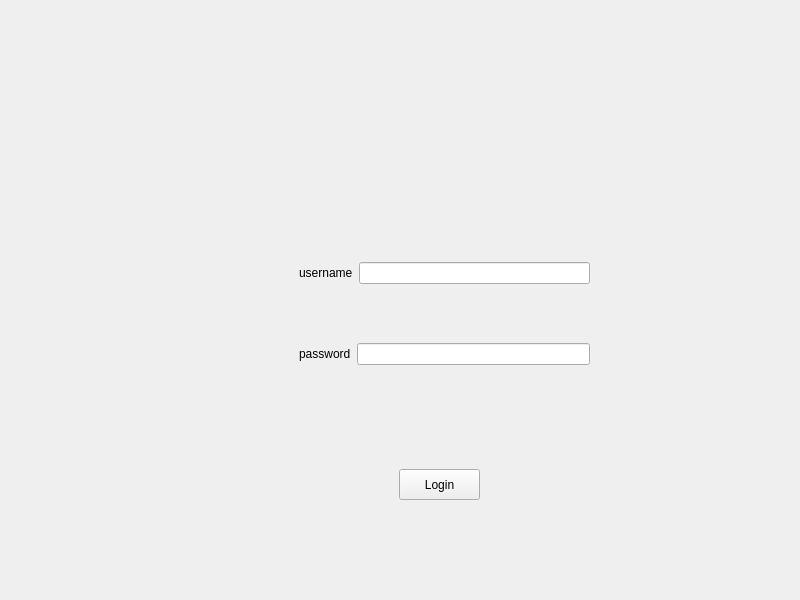
<?xml version="1.0" encoding="UTF-8"?>
<ui version="4.0">
 <class>MainWindow</class>
 <widget class="QMainWindow" name="MainWindow">
  <property name="geometry">
   <rect>
    <x>0</x>
    <y>0</y>
    <width>800</width>
    <height>600</height>
   </rect>
  </property>
  <property name="windowTitle">
   <string>App</string>
  </property>
  <widget class="QWidget" name="centralwidget_raw">
   <layout class="QVBoxLayout" name="verticalLayout">
    <item>
     <widget class="QStackedWidget" name="centralwidget">
      <widget class="QWidget" name="login">
       <widget class="QPushButton" name="login_btn">
        <property name="geometry">
         <rect>
          <x>390</x>
          <y>460</y>
          <width>81</width>
          <height>31</height>
         </rect>
        </property>
        <property name="text">
         <string>Login</string>
        </property>
       </widget>
       <widget class="QWidget" name="gridLayoutWidget">
        <property name="geometry">
         <rect>
          <x>290</x>
          <y>200</y>
          <width>291</width>
          <height>211</height>
         </rect>
        </property>
        <layout class="QGridLayout" name="gridLayout">
         <item row="0" column="0">
          <layout class="QHBoxLayout" name="horizontalLayout">
           <item>
            <widget class="QLabel" name="username">
             <property name="text">
              <string>username</string>
             </property>
            </widget>
           </item>
           <item>
            <widget class="QLineEdit" name="username_edit"/>
           </item>
          </layout>
         </item>
         <item row="1" column="0">
          <layout class="QHBoxLayout" name="horizontalLayout_3">
           <item>
            <widget class="QLabel" name="password">
             <property name="text">
              <string>password</string>
             </property>
            </widget>
           </item>
           <item>
            <widget class="QLineEdit" name="password_edit"/>
           </item>
          </layout>
         </item>
        </layout>
       </widget>
      </widget>
      <widget class="QWidget" name="home">
       <widget class="QPushButton" name="pushButton">
        <property name="geometry">
         <rect>
          <x>380</x>
          <y>490</y>
          <width>75</width>
          <height>24</height>
         </rect>
        </property>
        <property name="text">
         <string>Sync</string>
        </property>
       </widget>
       <widget class="QWidget" name="gridLayoutWidget_2">
        <property name="geometry">
         <rect>
          <x>-11</x>
          <y>-11</y>
          <width>731</width>
          <height>401</height>
         </rect>
        </property>
        <layout class="QGridLayout" name="gridLayout_2">
         <item row="0" column="0">
          <layout class="QVBoxLayout" name="verticalLayout_3">
           <item>
            <widget class="QTextEdit" name="info_edit"/>
           </item>
           <item>
            <widget class="QListView" name="listView"/>
           </item>
          </layout>
         </item>
        </layout>
       </widget>
       <widget class="QProgressBar" name="progressBar">
        <property name="geometry">
         <rect>
          <x>660</x>
          <y>550</y>
          <width>118</width>
          <height>23</height>
         </rect>
        </property>
        <property name="value">
         <number>24</number>
        </property>
       </widget>
      </widget>
      <widget class="QWidget" name="page_3"/>
     </widget>
    </item>
   </layout>
  </widget>
 </widget>
 <resources>
  <include location="../resources.qrc"/>
 </resources>
 <connections/>
</ui>
